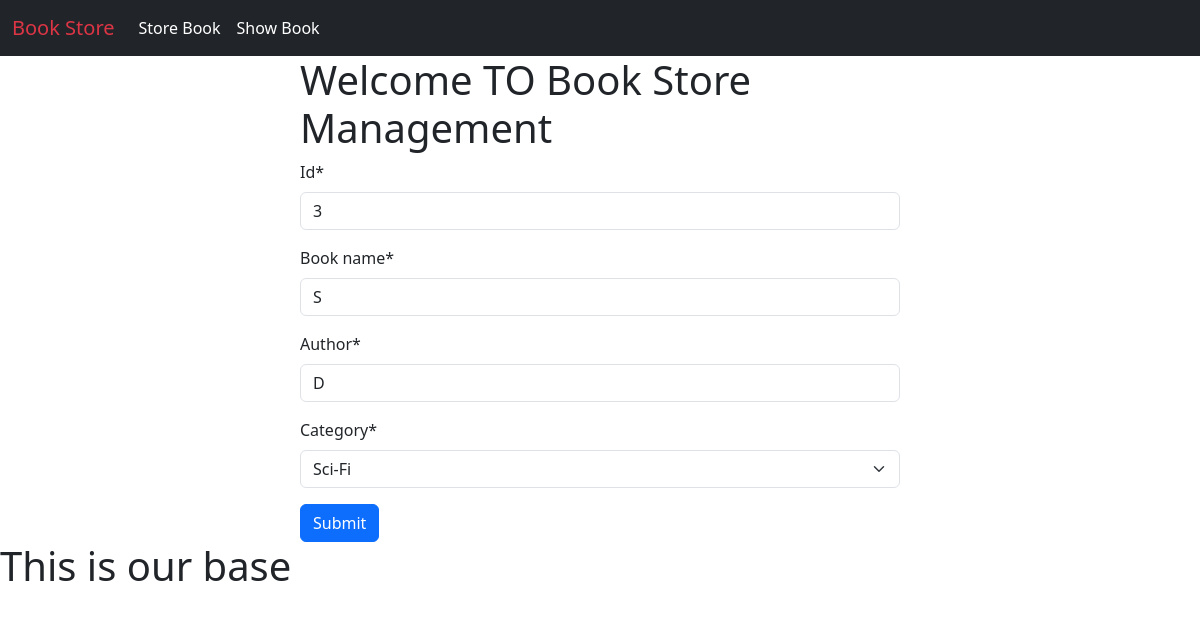
Before: /edit_book/3 with the older database file.
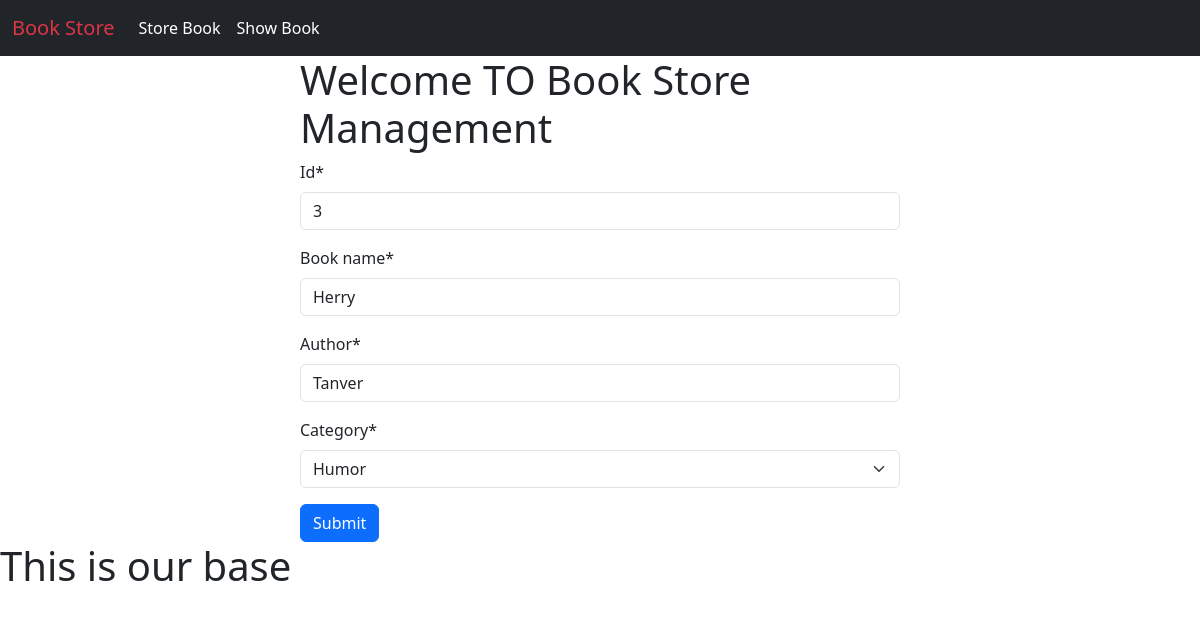
After: the same page with the newer database file.
### book/models.py (models this page shows)
class BookStoreModel(models.Model):
    CATEGORY = (
        ('Mystery', 'Mystery'),
        ('Thriller', 'Thriller'),
        ('Sci-Fi', 'Sci-Fi'),
        ('Humor', 'Humor'),
        ('Horror', 'Horror'),
    )
    id = models.IntegerField(primary_key=True)
    book_name = models.CharField(max_length=30)
    author = models.CharField(max_length=30)
    category = models.CharField(max_length=30, choices=CATEGORY)
    first_pub = models.DateTimeField(auto_now_add=True)
    last_pub = models.DateTimeField(auto_now=True)

### book/views.py (the view)
# urls.py: path('edit_book/<int:id>', edit_book, name='edit_book'),
def edit_book(request, id):
    book = BookStoreModel.objects.get(pk=id)
    form = BookStoreForm(instance=book)
    if request.method == 'POST':
        form = BookStoreForm(request.POST, instance=book)
        if form.is_valid():
            form.save()
            return redirect('show_books')
    return render(request, 'store_book.html', {'form': form})

### book/forms.py
class BookStoreForm(forms.ModelForm):
    class Meta:
        model = BookStoreModel
        fields = ['id', 'book_name', 'author', 'category']

### book/templates/store_book.html (shortened to what this page needs)
{% extends 'base.html' %}
{% load crispy_forms_tags %}
{% block content %}
<div style="width: 50%; margin:auto">
    <h1>Welcome TO Book Store Management</h1>
    <form method="post" method="/show_books">
        {{form|crispy}}
        <button class="btn btn-primary" type="submit">Submit</button>
    </form>
</div>
{% endblock %}

Changed rows visible on the page:
changed BookStoreModel id 3: book_name "S" → "Herry"; author "D" → "Tanver"; category "Sci-Fi" → "Humor"
